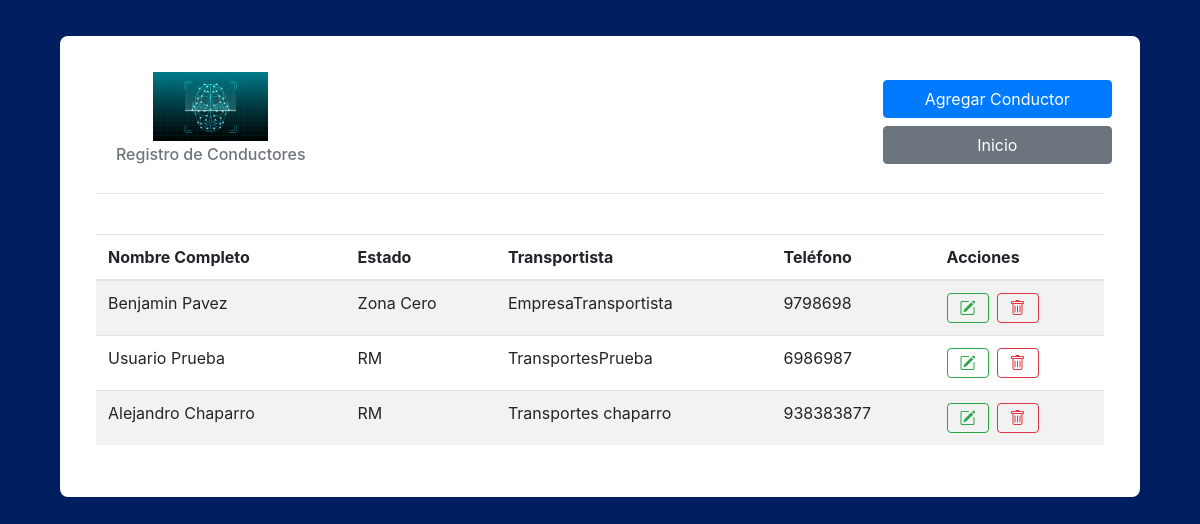
Page /profiles/ on the earlier database version.
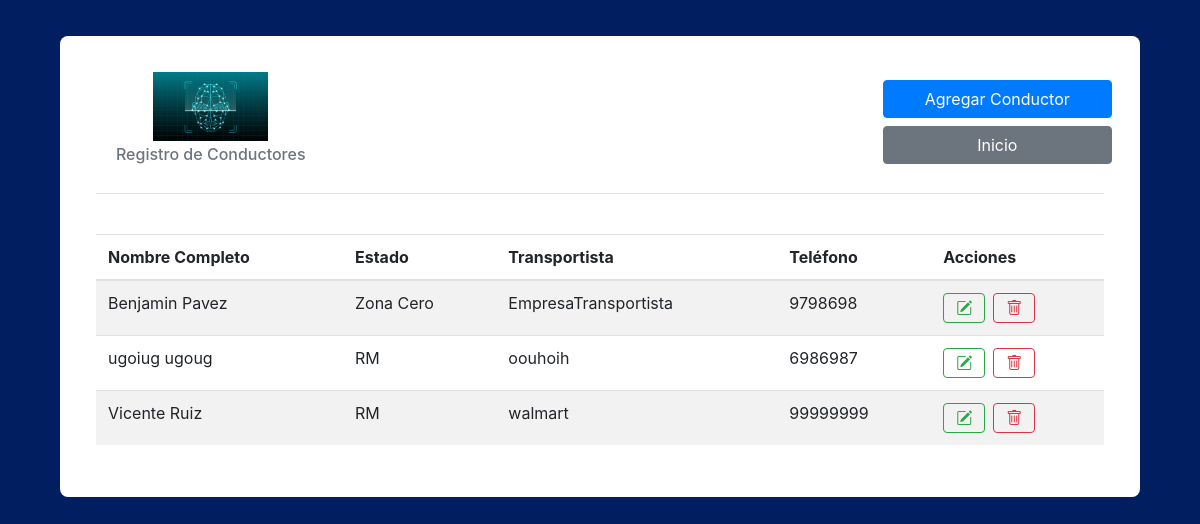
Same page on the later database version.
### core/models.py (models this page shows, shortened)
class Profile(models.Model):
    rut = models.IntegerField(unique=True, default=0)
    first_name = models.CharField(max_length=70)
    last_name = models.CharField(max_length=70)
    date = models.DateField(null=True, blank=True)
    phone = models.BigIntegerField(null=True, blank=True)
    email = models.EmailField(null=True, blank=True)
    Transportista = models.CharField(max_length=200)
    CodTransportista = models.IntegerField(default=0, null=True, blank=True)
    status = models.CharField(choices=types,max_length=20,null=True,blank=False,default='RM')
    present = models.BooleanField(default=False)
    image = models.ImageField()
    updated = models.DateTimeField(auto_now=True)
    Patente = models.CharField(max_length=6, default='')

### core/views.py (the view)
# urls.py: path('profiles/', views.profiles, name='profiles'),
def profiles(request):
    profiles = Profile.objects.all()
    context = {
        'profiles': profiles
    }
    return render(request, 'core/profiles.html', context)

### core/templates/core/profiles.html (shortened to what this page needs)
{% extends "core/base.html" %}
{% load static %}
{% block content %}
<link rel="stylesheet" href="{% static 'css/details.css' %}">
<link href="https://cdn.jsdelivr.net/npm/bootstrap-icons/font/bootstrap-icons.css" rel="stylesheet">
<div class="container emp-profile" style="max-width: 90%;">
    <div class="row">
        <div class="col-12 col-md-3 text-center">
            <img src="{% static 'img/digital.jpg' %}" alt="" class="img-fluid" style="max-width: 50%;">
            <h6 class="text-muted p-1">Registro de Conductores</h6>
        </div>
        <div class="col-12 col-md-6">
        </div>
        <div class="col-12 col-md-3 text-center">
            <a href="{% url 'add_profile' %}">
                <input type="submit" class="btn btn-primary btn-block m-2" name="btnAddMore" value="Agregar Conductor" />
            </a>
            <a href="{% url 'index' %}">
                <input type="submit" class="btn btn-secondary btn-block m-2" name="btnAddMore" value="Inicio" />
            </a>
        </div>
    </div>
    <hr>
    <div class="tab-content" id="myTabContent">
        <br>
        <div class="table-responsive">
            <table class="table table-striped">
                <thead>
                    <tr>
                        <th scope="col">Nombre Completo</th>
                        <th scope="col">Estado</th>
                        <th scope="col">Transportista</th>
                        <th scope="col">Teléfono</th>
                        <th scope="col">Acciones</th>
                    </tr>
                </thead>
                <tbody>
                    {% for profile in profiles %}
                    <tr>
                        <td>{{ profile.first_name }} {{ profile.last_name }}</td>
                        <td>{{ profile.status }}</td>
                        <td>{{ profile.Transportista }}</td>
                        <td>{{ profile.phone }}</td>
                        <td>
                            <div class="btn-group btn-group-toggle">
                                <a href="{% url 'edit_profile' profile.id %}">
                                    <button type="button" class="btn btn-outline-success mr-1">
                                        <i class="bi bi-pencil-square"></i>
                                    </button>
                                </a>
                                <a href="{% url 'delete_profile' profile.id %}">
                                    <button type="button" class="btn btn-outline-danger ml-1">
                                        <i class="bi bi-trash"></i>
                                    </button>
                                </a>
                            </div>
                        </td>
                    </tr>
                    {% endfor %}
                </tbody>
            </table>
        </div>
    </div>
</div>
{% endblock content %}

### core/templates/core/base.html (shortened to what this page needs)
{% load static %}
<html lang="en">
<head>
    <link rel="stylesheet" href="https://cdn.jsdelivr.net/npm/bootstrap@4.5.3/dist/css/bootstrap.min.css"
>
    <link href="//maxcdn.bootstrapcdn.com/bootstrap/4.1.1/css/bootstrap.min.css" rel="stylesheet" id="bootstrap-css">
    <link rel="stylesheet" href="{% static 'css/details.css' %}">
    <link rel="stylesheet" href="{% static 'css/body.css' %}">
</head>
<body>
    {% block content%}
    {% endblock content %}
</body>
</html>

### static/css/details.css (style rules this page uses)
.emp-profile { padding: 3%; margin-top: 3%; margin-bottom: 3%; border-radius: 0.5rem; background: #fff; }

### static/css/body.css (style rules this page uses)
body { background: -webkit-linear-gradient(left, #001E60, #001E60); }

Differences in the rows shown:
removed Profile: first_name "Alejandro", last_name "Chaparro", status "RM", Transportista "Transportes chaparro", phone "938383877"
changed Profile: first_name "Usuario" → "ugoiug"; last_name "Prueba" → "ugoug"; Transportista "TransportesPrueba" → "oouhoih"
added Profile: first_name "Vicente", last_name "Ruiz", status "RM", Transportista "walmart", phone "99999999"
